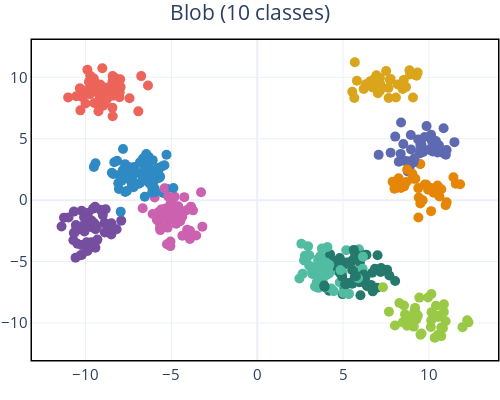

Here is the notebook cell this chart was saved with:
### Code cell
fig = go.Figure()
fig.add_trace(go.Scatter(x=X[:, 0], 
                         y=X[:, 1], 
                         mode="markers", 
                         marker=dict(size=10, color=[colors[i] for i in Y]), 
                         showlegend=False))

fig.update_xaxes(showline=True, linewidth=1.5, linecolor='Black', mirror=True)
fig.update_yaxes(showline=True, linewidth=1.5, linecolor='Black', mirror=True)

fig.update_layout(width=500, 
                  height=400, 
                  font=dict(size=15), 
                  margin=dict(t=40, b=40, l=0, r=0),
                  template=template, 
                  title="Blob (10 classes)", 
                  title_x=0.5)

fig.write_image("plots/dataset_blob_10.pdf")
fig.show()

### Figure 1 — Plotly figure (JSON) as saved in the notebook; plotly's stock layout.template omitted (floating-point values rounded to 4 significant figures; data arrays with more than 128 entries replaced by an {"elided": "..."} marker saying what was removed)
{"data": [{"marker": {"color": {"elided": "500 str values"}, "size": 10}, "mode": "markers", "showlegend": false, "type": "scatter", "x": {"elided": "500 float values"}, "y": {"elided": "500 float values"}}], "layout": {"font": {"size": 15}, "height": 400, "margin": {"b": 40, "l": 0, "r": 0, "t": 40}, "title": {"text": "Blob (10 classes)", "x": 0.5}, "width": 500, "xaxis": {"linecolor": "Black", "linewidth": 1.5, "mirror": true, "showline": true}, "yaxis": {"linecolor": "Black", "linewidth": 1.5, "mirror": true, "showline": true}}}
